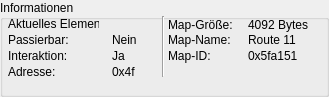
  <widget class="QGroupBox" name="groupBox_2">
   <property name="geometry">
    <rect>
     <x>304</x>
     <y>392</y>
     <width>329</width>
     <height>97</height>
    </rect>
   </property>
   <property name="title">
    <string>Informationen</string>
   </property>
   <widget class="QLabel" name="label_408">
    <property name="geometry">
     <rect>
      <x>112</x>
      <y>16</y>
      <width>16</width>
      <height>16</height>
     </rect>
    </property>
    <property name="text">
     <string/>
    </property>
    <property name="pixmap">
     <pixmap>sprites/map/bed_bottom.jpg</pixmap>
    </property>
    <property name="scaledContents">
     <bool>true</bool>
    </property>
   </widget>
   <widget class="QLabel" name="label_407">
    <property name="geometry">
     <rect>
      <x>8</x>
      <y>16</y>
      <width>91</width>
      <height>16</height>
     </rect>
    </property>
    <property name="text">
     <string>Aktuelles Element:</string>
    </property>
   </widget>
   <widget class="QLabel" name="label">
    <property name="geometry">
     <rect>
      <x>8</x>
      <y>32</y>
      <width>65</width>
      <height>16</height>
     </rect>
    </property>
    <property name="text">
     <string>Passierbar:</string>
    </property>
   </widget>
   <widget class="QLabel" name="label_403">
    <property name="geometry">
     <rect>
      <x>112</x>
      <y>32</y>
      <width>25</width>
      <height>16</height>
     </rect>
    </property>
    <property name="text">
     <string>Nein</string>
    </property>
   </widget>
   <widget class="QLabel" name="label_404">
    <property name="geometry">
     <rect>
      <x>8</x>
      <y>48</y>
      <width>73</width>
      <height>16</height>
     </rect>
    </property>
    <property name="text">
     <string>Interaktion:</string>
    </property>
   </widget>
   <widget class="QLabel" name="label_405">
    <property name="geometry">
     <rect>
      <x>112</x>
      <y>48</y>
      <width>25</width>
      <height>16</height>
     </rect>
    </property>
    <property name="text">
     <string>Ja</string>
    </property>
   </widget>
   <widget class="QLabel" name="label_406">
    <property name="geometry">
     <rect>
      <x>8</x>
      <y>64</y>
      <width>73</width>
      <height>16</height>
     </rect>
    </property>
    <property name="text">
     <string>Adresse:</string>
    </property>
   </widget>
   <widget class="QLabel" name="label_409">
    <property name="geometry">
     <rect>
      <x>112</x>
      <y>64</y>
      <width>33</width>
      <height>16</height>
     </rect>
    </property>
    <property name="text">
     <string>0x4f</string>
    </property>
   </widget>
   <widget class="Line" name="line">
    <property name="geometry">
     <rect>
      <x>155</x>
      <y>16</y>
      <width>16</width>
      <height>61</height>
     </rect>
    </property>
    <property name="orientation">
     <enum>Qt::Vertical</enum>
    </property>
   </widget>
   <widget class="QLabel" name="label_418">
    <property name="geometry">
     <rect>
      <x>168</x>
      <y>16</y>
      <width>65</width>
      <height>17</height>
     </rect>
    </property>
    <property name="text">
     <string>Map-Größe:</string>
    </property>
   </widget>
   <widget class="QLabel" name="label_419">
    <property name="geometry">
     <rect>
      <x>248</x>
      <y>16</y>
      <width>73</width>
      <height>17</height>
     </rect>
    </property>
    <property name="text">
     <string>4092 Bytes</string>
    </property>
   </widget>
   <widget class="QLabel" name="label_420">
    <property name="geometry">
     <rect>
      <x>168</x>
      <y>32</y>
      <width>65</width>
      <height>16</height>
     </rect>
    </property>
    <property name="text">
     <string>Map-Name:</string>
    </property>
   </widget>
   <widget class="QLabel" name="label_421">
    <property name="geometry">
     <rect>
      <x>248</x>
      <y>32</y>
      <width>73</width>
      <height>16</height>
     </rect>
    </property>
    <property name="text">
     <string>Route 11</string>
    </property>
   </widget>
   <widget class="QLabel" name="label_422">
    <property name="geometry">
     <rect>
      <x>168</x>
      <y>48</y>
      <width>65</width>
      <height>16</height>
     </rect>
    </property>
    <property name="text">
     <string>Map-ID:</string>
    </property>
   </widget>
   <widget class="QLabel" name="label_423">
    <property name="geometry">
     <rect>
      <x>248</x>
      <y>48</y>
      <width>73</width>
      <height>16</height>
     </rect>
    </property>
    <property name="text">
     <string>0x5fa151</string>
    </property>
   </widget>
  </widget>
